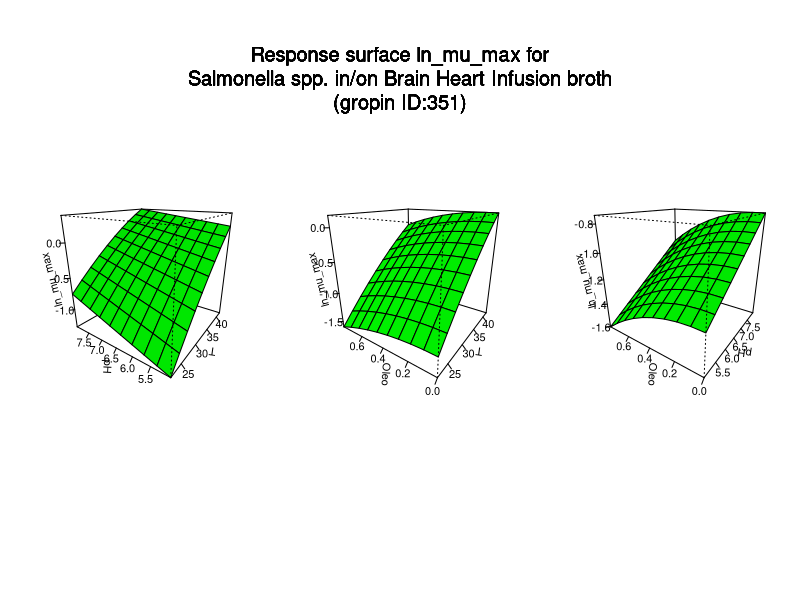

The R script that drew this image:
#############################
# start of Parameter script
#############################
T <- seq(22.022,41.958041958042,length.out=10)
pH <- seq(5.005,7.99200799200799,length.out=10)
Oleo <- seq(0,0.799200799200799,length.out=10)
#############################
# end of Parameter script
#############################
############################# 
# start of Model script Gropin ID 351 
#############################
 
# constant coefficients for this model
 
variables <- data.frame(T,pH,Oleo)
argumentsPar <- unique.data.frame(expand.grid(variables))
 
# heart of the model
response_surface <- function(T,pH,Oleo) {
   mumax <-(-5.348+0.162*T+0.319*pH+0.066*Oleo-0.0061*T*pH-0.00091*(T^2)-0.561*(Oleo^2))

	return(mumax=mumax)
} 

# output parameters
responseSurface <- cbind(argumentsPar,response_surface(argumentsPar['T'],argumentsPar['pH'],argumentsPar['Oleo']))
colnames(responseSurface) <- c(colnames(argumentsPar),'lnmumax')
#############################
# End of Model script
#############################
############################# 
# start of Visualisation script Gropin ID 351 
#############################
titleText <-'Response surface ln_mu_max for
Salmonella spp. in/on Brain Heart Infusion broth
(gropin ID:351)'
argPar1 <- unique.data.frame(expand.grid(T,pH))
argPar2 <- unique.data.frame(expand.grid(T,Oleo))
argPar3 <- unique.data.frame(expand.grid(pH,Oleo))
z1 <- matrix(unlist(response_surface(T = argPar1[1],pH = argPar1[2],Oleo = Oleo[1])),nrow=10)
z2 <- matrix(unlist(response_surface(T = argPar2[1],Oleo = argPar2[2],pH = pH[1])),nrow=10)
z3 <- matrix(unlist(response_surface(pH = argPar3[1],Oleo = argPar3[2],T = T[1])),nrow=10)
# adding precaution if response surface is zero
myZLim1 <- range(z1)
if(myZLim1[1] == myZLim1[2]) myZLim1[2] <- myZLim1[2]+1
myZLim2 <- range(z2)
if(myZLim2[1] == myZLim2[2]) myZLim2[2] <- myZLim2[2]+1
myZLim3 <- range(z3)
if(myZLim3[1] == myZLim3[2]) myZLim3[2] <- myZLim3[2]+1
if(length(T)>1 & length(pH)>1 & length(Oleo)>1) {
	par(mfrow = c(1,3))
	persp(T,pH,z1,col = 'green',xlab='T',ylab='pH',zlab='ln_mu_max',zlim=myZLim1,theta=305,phi=20,shade=0.25,ticktype = 'detailed')
	persp(T,Oleo,z2,col = 'green',xlab='T',ylab='Oleo',zlab='ln_mu_max',zlim=myZLim2,theta=305,phi=20,shade=0.25,ticktype = 'detailed')
	persp(pH,Oleo,z3,col = 'green',xlab='pH',ylab='Oleo',zlab='ln_mu_max',zlim=myZLim3,theta=305,phi=20,shade=0.25,ticktype = 'detailed')
	mtext(titleText,outer=T,  cex=1.2, line=-8.5, side=3)
} else {
		myPars <- unique.data.frame(expand.grid(T,pH,Oleo))
		myZ <-matrix(unlist(response_surface(myPars[,1],myPars[,2],myPars[,3])),nrow=10)
		myZLim <- range(myZ)
if(myZLim[1] == myZLim[2]) myZLim[2] <- myZLim[2]+1
	if(length(Oleo)==1) {
		persp(T,pH,myZ,col = 'green',xlab='T',ylab='pH',zlab='ln_mu_max',main=titleText,sub=paste('other variable: Oleo =',round(Oleo,digits = 2)),zlim=myZLim,theta=305,phi=20,shade=0.25,ticktype = 'detailed')
	}
	if(length(pH)==1) {
		persp(T,Oleo,myZ,col = 'green',xlab='T',ylab='Oleo',zlab='ln_mu_max',main=titleText,sub=paste('other variable: pH =',round(pH,digits = 2)),zlim=myZLim,theta=305,phi=20,shade=0.25,ticktype = 'detailed')
	}
	if(length(T)==1) {
		persp(pH,Oleo,myZ,col = 'green',xlab='pH',ylab='Oleo',zlab='ln_mu_max',main=titleText,sub=paste('other variable: T =',round(T,digits = 2)),zlim=myZLim,theta=305,phi=20,shade=0.25,ticktype = 'detailed')
	}
}
#############################
# End of Visualisation script
#############################
